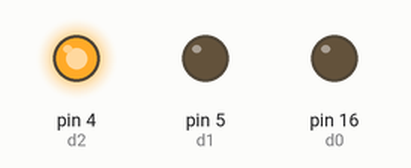
This sketch was run on a simulated Arduino Uno, built with avr-gcc and run on an emulated ATmega328P. Shown: output pins drawn as LEDs (lit = HIGH).

Above: at 3.0 s.
At 6.2 s:
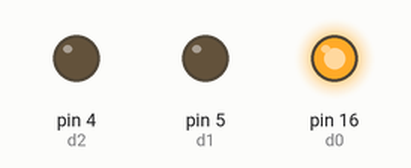
At 8.0 s:
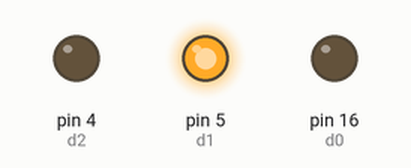
Timing chart, 0 to 12.4 s (numbered marks = the images above):
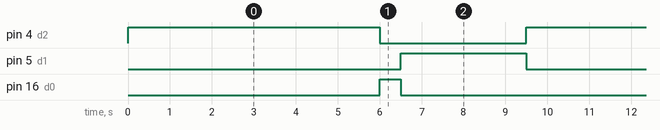

Measured:
- by itself, pin 4 (d2): alternates HIGH for 6.0 s and LOW for 3.5 s
- by itself, pin 5 (d1): alternates HIGH for 3.0 s and LOW for 6.5 s
- by itself, pin 16 (d0): alternates HIGH for 0.50 s and LOW for 9.0 s

The sketch:

led.ino
```cpp
int time_red = 6000;
int time_yellow = 500;
int time_green = 3000;
int d0 = 16;
int d1 = 5;
int d2 = 4;

void setup() {
  pinMode(d0, OUTPUT); // D0 - Amarelo
  pinMode(d1, OUTPUT); // D1 - Verde
  pinMode(d2, OUTPUT); // D2 - Vermelho
}

void loop() {
  digitalWrite(d2, HIGH);
  delay(time_red);
  digitalWrite(d2, LOW);
  digitalWrite(d0, HIGH);
  delay(time_yellow);
  digitalWrite(d0, LOW);
  digitalWrite(d1, HIGH);
  delay(time_green);
  digitalWrite(d1, LOW);
}
```
